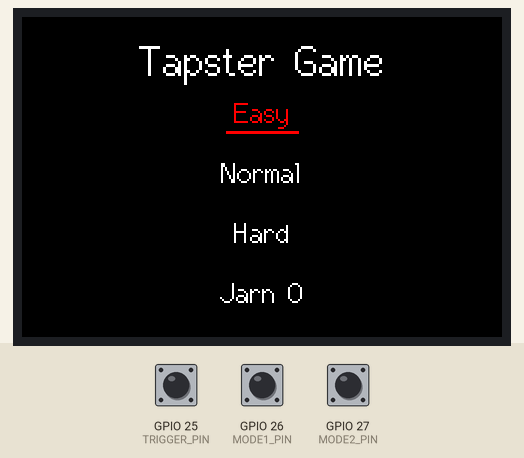
A sketch run on a simulated ESP32. Shown: 480×320 colour display. Inputs (shaded band) come from the test bench; at power-on: GPIO 25 (TRIGGER_PIN) HIGH, GPIO 26 (MODE1_PIN) HIGH, GPIO 27 (MODE2_PIN) HIGH. Random numbers use the default seed unless the sketch sets one; what the sketch prints to the serial monitor is not drawn.

Above: at 1.3 s.
1.4 s: GPIO 25 (TRIGGER_PIN) pulled LOW for 0.15 s
At 2.9 s:
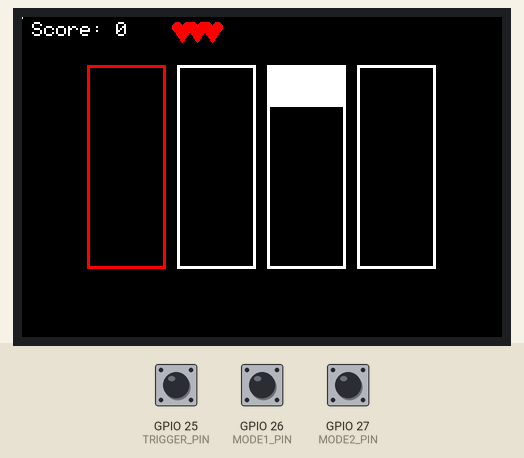
4.5 s: GPIO 26 (MODE1_PIN) pulled LOW for 3.2 s
At 8.8 s:
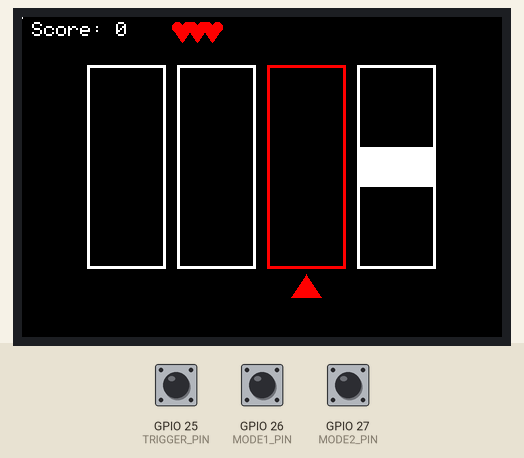
9.2 s: GPIO 25 (TRIGGER_PIN) pulled LOW for 1 s
At 10.7 s:
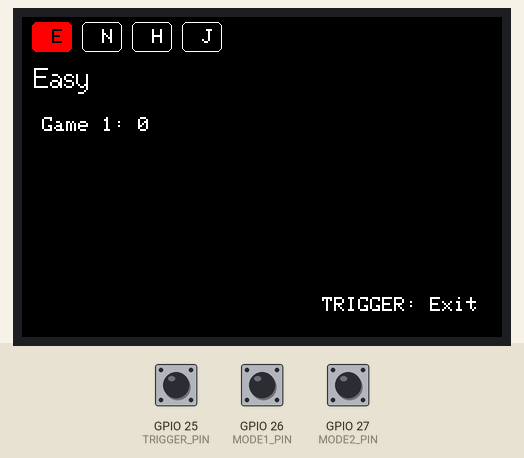
11.7 s: GPIO 27 (MODE2_PIN) pulled LOW for 1 s
At 13.9 s:
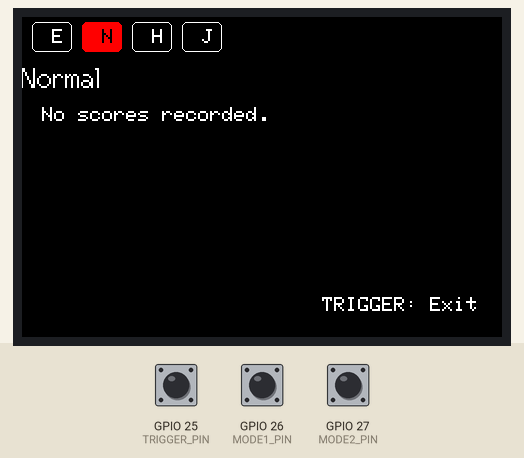
14.2 s: GPIO 25 (TRIGGER_PIN) pulled LOW for 3.2 s
At 14.7 s:
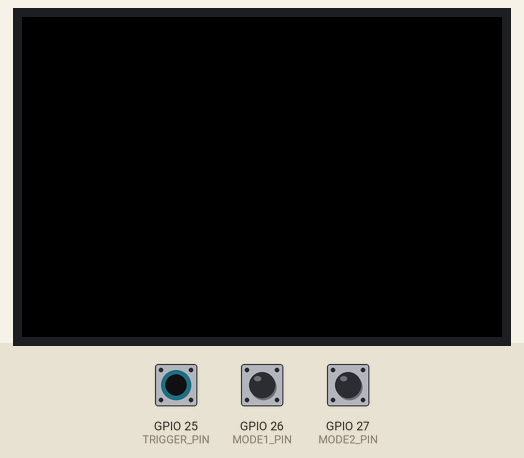
18.9 s: GPIO 26 (MODE1_PIN) pulled LOW for 0.15 s
At 20.0 s:
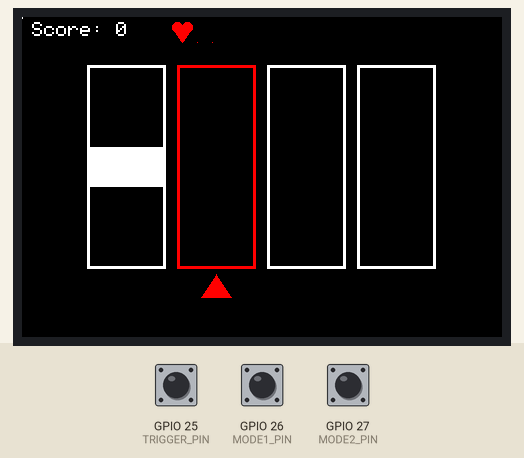
Timing chart, 0 to 21.9 s (numbered marks = the images above; inputs shaded):
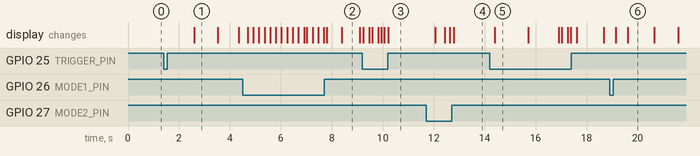

The sketch:

game.ino
```cpp
#define SCREEN_WIDTH 128
#define SCREEN_HEIGHT 64
#define OLED_RESET    -1

#define MODE1_PIN 26
#define MODE2_PIN 27
#define TRIGGER_PIN 25

#include <TFT_eSPI.h>
TFT_eSPI tft = TFT_eSPI();
#define CENTRE 240

struct CountScores {
  int l_easy;
  int l_normal;
  int l_hard;
  int l_jarnO;
};
CountScores current_l = {0, 0, 0, 0};

int Easy[10];
int Normal[10];
int Hard[10];
int JarnO[10];

int Patterns[24][4] = {
    {1, 2, 3, 4}, {1, 2, 4, 3}, {1, 3, 2, 4}, {1, 3, 4, 2},
    {1, 4, 2, 3}, {1, 4, 3, 2}, {2, 1, 3, 4}, {2, 1, 4, 3},
    {2, 3, 1, 4}, {2, 3, 4, 1}, {2, 4, 1, 3}, {2, 4, 3, 1},
    {3, 1, 2, 4}, {3, 1, 4, 2}, {3, 2, 1, 4}, {3, 2, 4, 1},
    {3, 4, 1, 2}, {3, 4, 2, 1}, {4, 1, 2, 3}, {4, 1, 3, 2},
    {4, 2, 1, 3}, {4, 2, 3, 1}, {4, 3, 1, 2}, {4, 3, 2, 1}
};

struct TapsterGame {
    int cur_pattern[4];
    float randomTimes[4];
};
TapsterGame tapster_instance = {{0,0,0,0}, {0.0,0.0,0.0,0.0}};

bool firstDraw = true;
int isChoosen = false;
int gameMode = 0;
int score = 0;
int penalty = 3;

struct Bar {
    int x, y;
    int width, height;
    int fillHeight;
    float activationTime;
};

Bar gameBars[4] = {
    {67, 50, 75, 200, 0, 0},   // Bar 1
    {157, 50, 75, 200, 0, 0},  // Bar 2
    {247, 50, 75, 200, 0, 0},  // Bar 3
    {337, 50, 75, 200, 0, 0}   // Bar 4
};
int bar_position = 0;
int previous_bar = -1;

void setup() {
    Serial.begin(115200);
    pinMode(MODE1_PIN, INPUT_PULLUP);
    pinMode(MODE2_PIN, INPUT_PULLUP);
    pinMode(TRIGGER_PIN, INPUT_PULLUP);
    tft.init();
    tft.setRotation(3);
}

void loop() {
    StartNewGame();
    switch (gameMode) {
        case 0:
            Serial.println("Easy");
            TapSter(3.0, 5.0);
            break;
        case 1:
            Serial.println("normal");
            TapSter(2.0, 4.0);
            break;
        case 2:
            Serial.println("hard");
            TapSter(1.5, 3.0);
            break;
        case 3:
            Serial.println("jarn o ");
            TapSter(1.0, 2.0);
            break;
        default:
            Serial.println("No mode selected");
            break;
    }
    DisplayScoreLogs();
    delay(1000);
}

void StartNewGame(){
    tft.fillScreen(TFT_BLACK);
    tft.setTextSize(3);
    tft.setTextColor(TFT_WHITE);
    tft.drawCentreString("Tapster Game", CENTRE, 20, 2);
    isChoosen = false;

    while(!isChoosen){
      DisplayStartGame();
      if (digitalRead(MODE1_PIN) == LOW){
        if (gameMode<3){
          gameMode+=1;
          Serial.println(gameMode);
        }
        else if (gameMode==3){
          gameMode=0;
        }
        delay(300);
      }
      if (digitalRead(MODE2_PIN) == LOW){
        if (gameMode>0){
          gameMode-=1;
          Serial.println(gameMode);
        }
        else if (gameMode==0){
          gameMode=3;
        }
        delay(300);
      }
      if (digitalRead(TRIGGER_PIN) == LOW){
        isChoosen = true;
      }
    }
    delay(1000);
    ClearScreen();
}

int RandomPatterns(){
  return random(0,23);
}

float RandomGenerator(float minDelay, float maxDelay) {
    return random((int)(minDelay * 1000), (int)(maxDelay * 1000)) / 1000.0;
}

void SetUpTapSter(float MinVal, float MaxVal) {
    int rand_pattern = RandomPatterns();
    for (int i = 0; i < 4; i++) {
        tapster_instance.cur_pattern[i] = Patterns[rand_pattern][i];
    }

    for (int i = 0; i < 4; i++) {
        tapster_instance.randomTimes[i] = RandomGenerator(MinVal, MaxVal);
    }
}

void TapSter(float MinVal, float MaxVal) {
    bool gameRunning = true;
    while (gameRunning) {
        DisplayMonitor();
        DrawBars(bar_position);
        SetUpTapSter(MinVal, MaxVal);
        Serial.print("Pattern: ");
        for (int i = 0; i < 4; i++) {
            Serial.print(tapster_instance.cur_pattern[i]);
            Serial.print(" ");
        }
        Serial.println();

        for (int i = 0; i < 4; i++) {
            int current_bar = tapster_instance.cur_pattern[i];
            float randomSec = tapster_instance.randomTimes[i];

            int startTime = millis();
            float timeElapsed = 0;
            bool triggered = false;
            int lastLoggedSecond = 0;

            while ((millis() - startTime) < (randomSec * 1000)) {
              SwitchBars();
              timeElapsed = (millis() - startTime) / 1000.0;
              int currentSecond = (int)timeElapsed;
              if (currentSecond > lastLoggedSecond) {
                  lastLoggedSecond = currentSecond;
                  Serial.print("Current countdown: ");
                  Serial.println(currentSecond);
              }
              float progress = timeElapsed / randomSec;
              bool is_hover = (bar_position == (current_bar - 1));
              if (timeElapsed > (randomSec * 0.75) && digitalRead(TRIGGER_PIN) == LOW) {
                  Serial.println("✔ Correct Timing! +1 Score");
                  score++;
                  triggered = true;
                  ClearFilledBars(current_bar - 1);
                  DisplayMonitor();
                  delay(100);
                  break;
              }

              FillTargetBars(current_bar - 1, is_hover, progress);

              if (timeElapsed > (randomSec * 0.75) && digitalRead(TRIGGER_PIN) == LOW) {
                  Serial.println("✔ Correct Timing! +1 Score");
                  score++;
                  triggered = true;
                  ClearFilledBars(current_bar - 1);
                  DisplayMonitor();
                  delay(100);
                  break;
              }

              if (digitalRead(TRIGGER_PIN) == LOW && timeElapsed < (randomSec * 1.1)) {
                  Serial.println("❌ Mistake! Clicked too early! -1 Score");
                  if (penalty > 0) {
                    penalty--;
                  }
                  ClearFilledBars(current_bar - 1);
                  DisplayMonitor();
                  delay(100);
                  break;
              }
          }
          ClearFilledBars(current_bar - 1);
          if (penalty == 0) {
              Serial.println("🎉 Game Over! You lost!");
              gameRunning = false;
              ScoreStoring(score, gameMode);
              score = 0;
              penalty = 3;
              isChoosen = false;
              bar_position=0;
              previous_bar=-1;
              firstDraw=true;
              break;
          }
          delay(100);
        }
    }
}

void ScoreStoring(int _score, int _mode ){
      switch (_mode) {
        case 0:
            if (current_l.l_easy < 10) {
                Easy[current_l.l_easy] = _score;
                current_l.l_easy++;
            }
            break;
        case 1:
            if (current_l.l_normal < 10) {
                Normal[current_l.l_normal] = _score;
                current_l.l_normal++;
            }
            break;
        case 2:
            if (current_l.l_hard < 10) {
                Hard[current_l.l_hard] = _score;
                current_l.l_hard++;
            }
            break;
        case 3:
            if (current_l.l_jarnO < 10) {
                JarnO[current_l.l_jarnO] = _score;
                current_l.l_jarnO++;
            }
            break;
        default:
            Serial.println("No mode selected");
            break;
      }
}

void SortDescending(int arr[], int size) {
    for (int i = 0; i < size - 1; i++) {
        for (int j = 0; j < size - i - 1; j++) {
            if (arr[j] < arr[j + 1]) {
                int temp = arr[j];
                arr[j] = arr[j + 1];
                arr[j + 1] = temp;
            }
        }
    }
}

void DisplayScoreLogs() {
    int selectedTab = 0;  // Start with Easy Mode
    bool isViewing = true;

    while (isViewing) {
        tft.fillScreen(TFT_BLACK);
        tft.setTextSize(2);
        tft.setTextColor(TFT_WHITE);

        String modeNames[4] = {"Easy", "Normal", "Hard", "Jarn O"};
        int *scoreArray;
        int scoreCount;

        // Assign corresponding scores based on selectedTab
        switch (selectedTab) {
            case 0:
                scoreArray = Easy;
                scoreCount = current_l.l_easy;
                break;
            case 1:
                scoreArray = Normal;
                scoreCount = current_l.l_normal;
                break;
            case 2:
                scoreArray = Hard;
                scoreCount = current_l.l_hard;
                break;
            case 3:
                scoreArray = JarnO;
                scoreCount = current_l.l_jarnO;
                break;
        }

        // **Draw the mode selection tabs at the top**
        for (int i = 0; i < 4; i++) {
            int xStart = 10 + (i * 50);  // Increase spacing for larger tabs
            if (i == selectedTab) {
                tft.fillRoundRect(xStart, 5, 40, 30, 5, TFT_RED);  // Bigger highlight
                tft.setTextColor(TFT_BLACK, TFT_RED);  // Inverted colors for selected tab
            } else {
                tft.drawRoundRect(xStart, 5, 40, 30, 5, TFT_WHITE);  // Larger tabs
                tft.setTextColor(TFT_WHITE, TFT_BLACK);
            }
            tft.setTextSize(2);  // Make text larger
            tft.setCursor(xStart + 20, 12);  // Adjust positioning
            tft.print(modeNames[i][0]);  // Display first letter (E, N, H, J)
        }

        // **Display the selected mode title**
        tft.setTextSize(2);
        tft.setTextColor(TFT_WHITE);
        tft.drawCentreString(modeNames[selectedTab], 40, 45, 2);
        // **Show the score logs below**
        if (scoreCount > 0) {
          for (int i = 0; i < scoreCount; i++) {
            tft.setCursor(20, 100 + (i * 90));
            tft.print("Game ");
            tft.print(i + 1);
            tft.print(": ");
            tft.print(scoreArray[i]);
          }
        } else {
            tft.setCursor(20, 90);
            tft.setTextSize(2);
            tft.print("No scores recorded.");
        }

        // **Navigation instructions**
        // tft.setCursor(440, 280);
        // tft.print("MODE1: Next  MODE2: Prev");
        tft.setTextSize(2);
        tft.setCursor(300, 280);
        tft.print("TRIGGER: Exit");

        // **Wait for button press**
        while (true) {
            if (digitalRead(MODE1_PIN) == LOW) {
                selectedTab = (selectedTab + 1) % 4;  // Next tab
                delay(200);
                break;
            }
            if (digitalRead(MODE2_PIN) == LOW) {
                selectedTab = (selectedTab - 1 + 4) % 4;  // Previous tab
                delay(200);
                break;
            }
            if (digitalRead(TRIGGER_PIN) == LOW) {
                isViewing = false;  // Exit log view
                delay(200);
                break;
            }
        }
    }
    // Clear screen and return to the main menu
    tft.fillScreen(TFT_BLACK);
}

void DisplayStartGame(){
    String modes[] = {"Easy", "Normal", "Hard", "Jarn O"};
    int previousGameMode = -1;
    for (int i = 0; i < 4; i++) {
      tft.setTextSize(2);
      if (gameMode != previousGameMode) {
        for (int i = 0; i < 4; i++) {
            if (i == gameMode) {
                tft.setTextColor(TFT_RED, TFT_RED);
            } else {
                tft.setTextColor(TFT_WHITE, TFT_BLACK);
            }
            int textWidth = tft.textWidth(modes[i], 2)-20;
            int textHeight = 8 * 4;
            int xStart = (SCREEN_WIDTH - textWidth) / 2;
            int yUnderline =  82 + textHeight + (i * 60);
            tft.drawCentreString(modes[i], CENTRE, 80 + (i * 60), 2);
            if (i == gameMode) {
                for (int thickness = 0; thickness < 3; thickness++) {
                    tft.drawLine(CENTRE - textWidth, yUnderline + thickness,
                    CENTRE + textWidth, yUnderline + thickness, TFT_RED);
                }
            } else {
                for (int thickness = 0; thickness < 3; thickness++) {
                    tft.drawLine(CENTRE - textWidth, yUnderline + thickness,
                    CENTRE + textWidth, yUnderline + thickness, TFT_BLACK);
                }
            }
        }
        previousGameMode = gameMode;
      }
    }
}

void FillTargetBars(int current_bar, bool is_hover, float progress) {
    if (progress < 0.0) progress = 0.0;
    if (progress > 1.0) progress = 1.0;

    int percentage = (int)(progress * 100);
    int stepHeight = gameBars[current_bar].height / 5;
    int currentStep = 0;

    switch (percentage) {
        case 0 ... 19:
            currentStep = 1;
            break;
        case 20 ... 39:
            currentStep = 2;
            break;
        case 40 ... 59:
            currentStep = 3;
            break;
        case 60 ... 79:
            currentStep = 4;
            break;
        case 80 ... 100:
            currentStep = 5;
            break;
        default:
            break;
    }
    tft.fillRect(gameBars[current_bar].x + 1,
                 gameBars[current_bar].y + 1,
                 gameBars[current_bar].width - 2,
                 gameBars[current_bar].height - 2,
                 TFT_BLACK);
    int startY = gameBars[current_bar].y + (stepHeight * (currentStep - 1));
    tft.fillRect(gameBars[current_bar].x + 1, startY,
                 gameBars[current_bar].width - 2, stepHeight,
                 is_hover ? TFT_RED : TFT_WHITE);
    delay(100);
}

// old switchbar
// void SwitchBars(){
//     int new_position = bar_position;
//     if (digitalRead(MODE1_PIN) == LOW){
//         new_position = (bar_position + 1) % 4;
//         delay(100);
//     }
//     if (digitalRead(MODE2_PIN) == LOW){
//         new_position = (bar_position - 1 + 4) % 4;
//         delay(100);
//     }

//     if (new_position != bar_position) {
//         bar_position = new_position;
//         DrawBars(bar_position);
//     }
// }


void SwitchBars() {
    int new_position = bar_position;

    if (digitalRead(MODE1_PIN) == LOW) {
        new_position = (bar_position + 1) % 4;  // Move to the next bar
        delay(100);
    }
    if (digitalRead(MODE2_PIN) == LOW) {
        new_position = (bar_position - 1 + 4) % 4;  // Move to the previous bar
        delay(100);
    }

    if (new_position != bar_position) {
        ClearUpArrow(gameBars[bar_position].x + (gameBars[bar_position].width / 2),
                   gameBars[bar_position].y + gameBars[bar_position].height + 30,
                   15);
        bar_position = new_position;
        DrawBars(bar_position);
        DrawUpArrow(gameBars[bar_position].x + (gameBars[bar_position].width / 2),
                    gameBars[bar_position].y + gameBars[bar_position].height + 30,
                    15, TFT_RED);
    }
}

void DisplayMonitor() {
    tft.setTextColor(TFT_WHITE, TFT_BLACK);
    tft.setTextSize(2);
    tft.fillRect(10, 5, 280, 20, TFT_BLACK);
    tft.setCursor(10, 5);
    tft.print("Score: ");
    tft.print(score);

    int heartSize = 20;
    int startX = 160;
    int startY = 5;
    int spacing = 15;

    for (int i = 0; i < penalty; i++) {
        int x = startX + (i * spacing);
        DrawHeart(x, startY, heartSize, TFT_RED);
    }
}

void DrawBars(int c_bar) {
    if (firstDraw) {
        for (int i = 0; i < 5; i++) {
            DrawThickRect(gameBars[i].x, gameBars[i].y, gameBars[i].width, gameBars[i].height, TFT_WHITE, 3);
            tft.fillRect(gameBars[i].x, gameBars[i].y +
                         (gameBars[i].height - gameBars[i].fillHeight),
                         gameBars[i].width, gameBars[i].fillHeight, TFT_RED);
        }
        firstDraw = false;
    }
    if (previous_bar != -1 && previous_bar != c_bar) {
        DrawThickRect(gameBars[previous_bar].x, gameBars[previous_bar].y,
                     gameBars[previous_bar].width, gameBars[previous_bar].height, TFT_WHITE, 3);
    }
    DrawThickRect(gameBars[c_bar].x, gameBars[c_bar].y, gameBars[c_bar].width, gameBars[c_bar].height, TFT_RED, 3);
    previous_bar = c_bar;
}

void DrawThickRect(int x, int y, int w, int h, uint16_t color, int thickness) {
    for (int i = 0; i < thickness; i++) {
        tft.drawRect(x - i, y - i, w + (2 * i), h + (2 * i), color);
    }
}

void DrawHeart(int x, int y, int size, uint16_t color) {
    int radius = size / 4;
    tft.fillCircle(x - radius, y + radius, radius, color);
    tft.fillCircle(x + radius, y + radius, radius, color);
    tft.fillTriangle(x - size / 2, y + radius,
                     x + size / 2, y + radius,
                     x, y + size, color);
}

void DrawUpArrow(int x, int y, int size, uint16_t color) {
    tft.fillTriangle(x - size, y,
                     x + size, y,
                     x, y - (size * 1.5), color);  // **Increase arrow height**
}

void ClearFilledBars(int current_bar){
    tft.fillRect(gameBars[current_bar].x + 1,
                 gameBars[current_bar].y + 1,
                 gameBars[current_bar].width - 2,
                 gameBars[current_bar].height - 2,
                 TFT_BLACK);
}

void ClearUpArrow(int x, int y, int size) {
    // **Erase arrow by drawing it in black**
    tft.fillTriangle(x - size, y,
                     x + size, y,
                     x, y - (size * 1.5), TFT_BLACK);
}

void ClearScreen() {
    tft.fillScreen(TFT_BLACK);  // Clear the display
}
```

Measured:
- after the input at 1.4 s, the display: changes after 1.2 s (image 1)
- after the input at 11.7 s, the display: first changes after 0.36 s (image 4 shows a later state)
- after the input at 14.2 s, the display: changes after 0.20 s (image 5)
- what the display in image 1 shows lasts 0.9 s, from 2.6 s to 3.5 s
- what the display in image 2 shows lasts 0.7 s, from 8.4 s to 9.1 s
- what the display in image 5 shows lasts 1.3 s, from 14.4 s to 15.7 s
- what the display in image 6 shows lasts 1.1 s, from 19.6 s to 20.7 s
